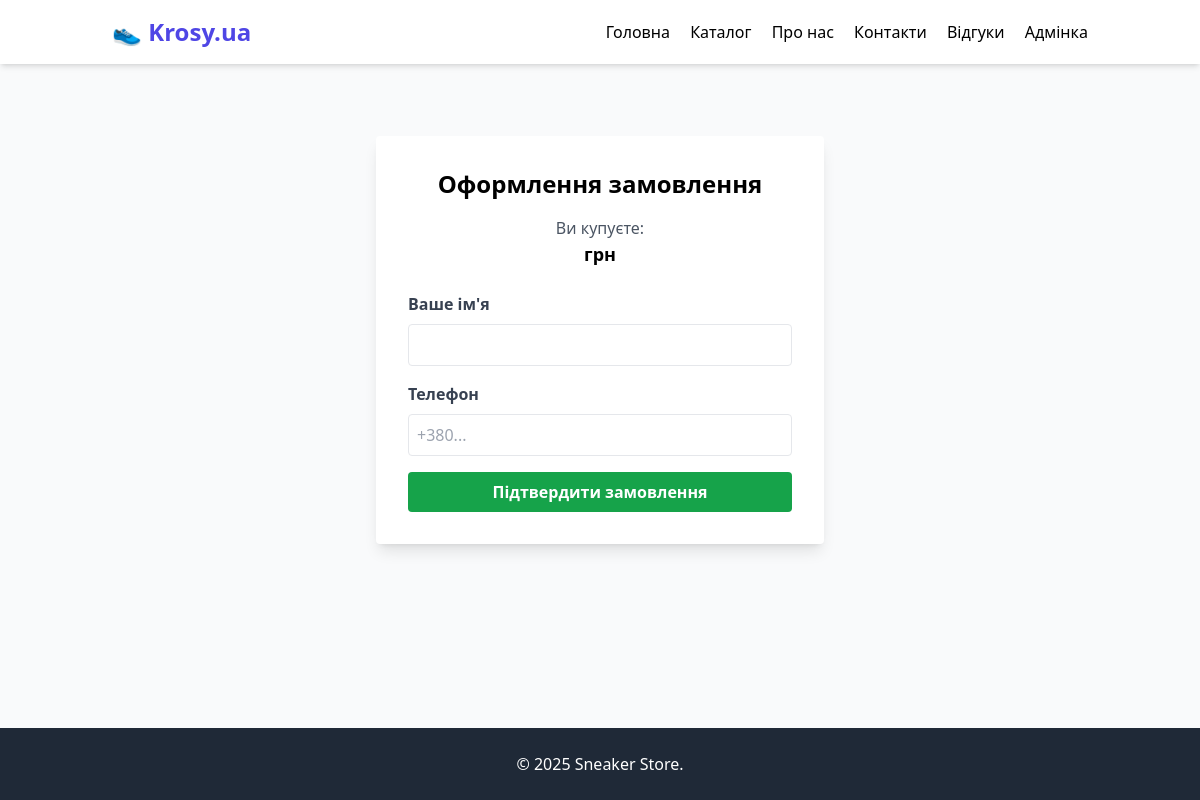
The page /buy/1 on the database as committed earlier.
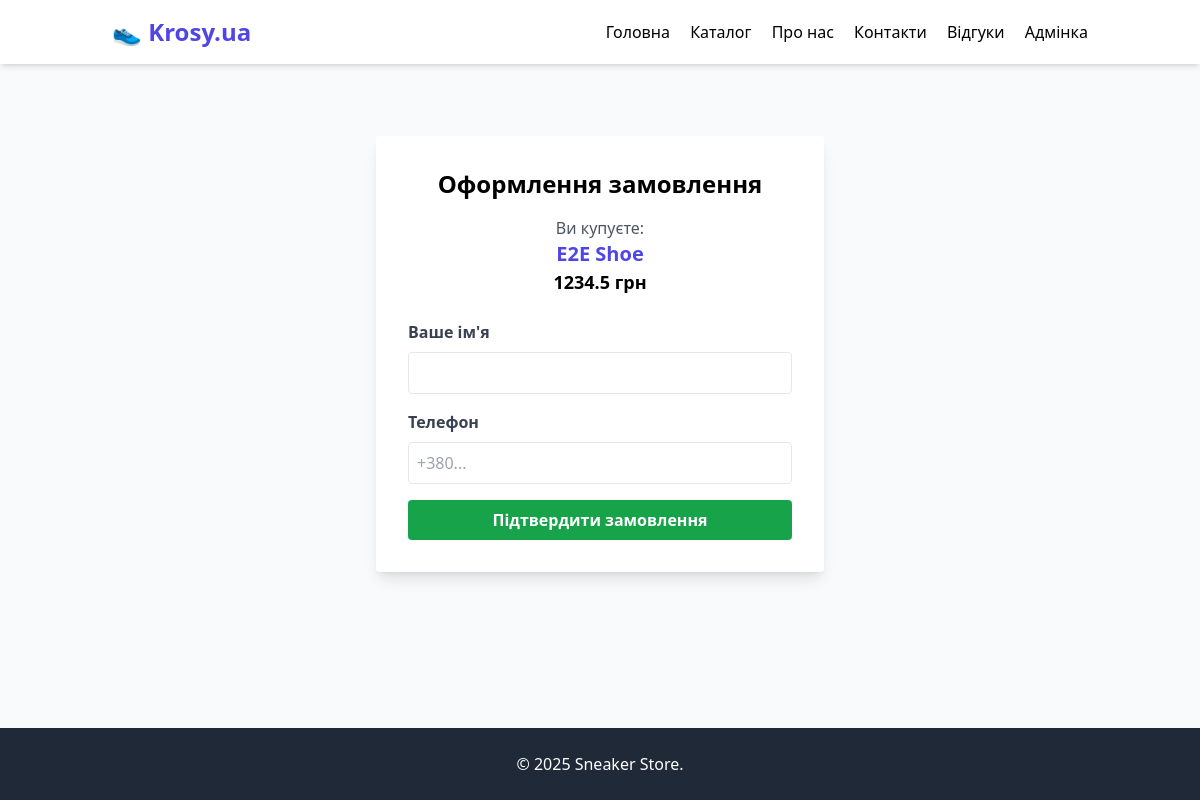
The same page on the database as committed later.
### tables this page shows
CREATE TABLE products (
            id INTEGER PRIMARY KEY AUTOINCREMENT,
            name TEXT NOT NULL,
            price REAL NOT NULL,
            image TEXT,
            category TEXT
        );

### routes/main.py (the view)
@main.route('/buy/<int:product_id>', methods=['GET', 'POST'])
def buy(product_id):
    product = get_product_by_id(product_id)
    if request.method == 'POST':
        name = request.form.get('name')
        phone = request.form.get('phone')
        create_order(product_id, name, phone)
        return render_template('success.html', title="Дякуємо!")
    return render_template('order.html', title="Оформлення", product=product)

### models.py (called while the page is built)
def get_db_connection():
    conn = sqlite3.connect('db.sqlite')
    conn.row_factory = sqlite3.Row
    return conn

def get_product_by_id(product_id):
    conn = get_db_connection()
    product = conn.execute('SELECT * FROM products WHERE id = ?', (product_id,)).fetchone()
    conn.close()
    return product

### templates/order.html
{% extends "base.html" %}
{% block content %}
<div class="max-w-md mx-auto bg-white p-8 rounded shadow-lg mt-10">
    <h1 class="text-2xl font-bold mb-4 text-center">Оформлення замовлення</h1>
    <div class="mb-6 text-center">
        <p class="text-gray-600">Ви купуєте:</p>
        <h2 class="text-xl font-bold text-indigo-600">{{ product['name'] }}</h2>
        <p class="text-lg font-bold">{{ product['price'] }} грн</p>
    </div>
    <form method="POST">
        <div class="mb-4">
            <label class="block text-gray-700 font-bold mb-2">Ваше ім'я</label>
            <input type="text" name="name" required class="w-full border p-2 rounded">
        </div>
        <div class="mb-4">
            <label class="block text-gray-700 font-bold mb-2">Телефон</label>
            <input type="tel" name="phone" placeholder="+380..." required class="w-full border p-2 rounded">
        </div>
        <button type="submit" class="w-full bg-green-600 text-white font-bold py-2 rounded hover:bg-green-700">
            Підтвердити замовлення
        </button>
    </form>
</div>
{% endblock %}

Rows that differ between the two databases and show on the page:
added products: name "E2E Shoe", price "1234.5"
